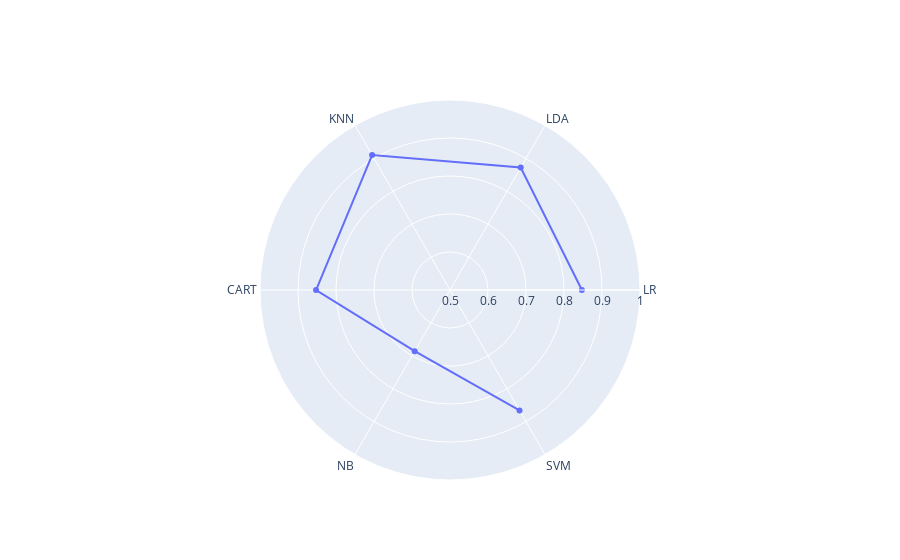

The notebook cell this image was saved under:
### Code cell
import plotly.graph_objects as go

categories = names

fig = go.Figure()

fig.add_trace(go.Scatterpolar(
      r= resultsavg,
      theta=categories,
      name='Product A'
))


fig.update_layout(
  polar=dict(
    radialaxis=dict(
      visible=True,
      range=[0.5, 1]
    )),
  showlegend=False
)

fig.show()

### Figure 1 — Plotly figure (JSON) as saved in the notebook; plotly's stock layout.template omitted (floating-point values rounded to 4 significant figures)
{"data": [{"name": "Product A", "r": [0.8471, 0.8721, 0.91, 0.8525, 0.6858, 0.8658], "theta": ["LR", "LDA", "KNN", "CART", "NB", "SVM"], "type": "scatterpolar"}], "layout": {"polar": {"radialaxis": {"range": [0.5, 1], "visible": true}}, "showlegend": false}}
